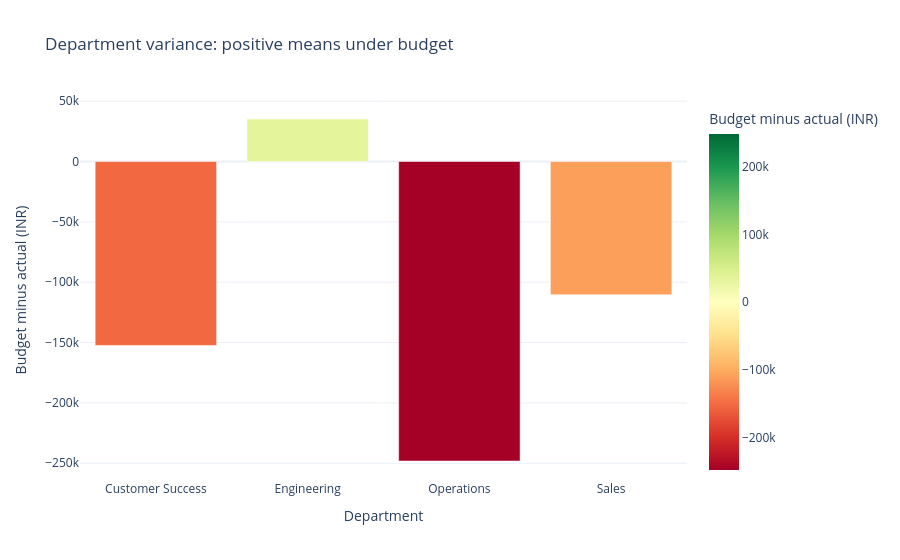

Source (notebook cell):
### Markdown cell above
**Interpretation and reasoning**

Each point combines the selected departments and categories for one month. The two lines share the INR scale, so their vertical difference represents net monthly variance. A connecting line does not establish a forecast or explain why spending changed. A cumulative chart would need an explicit chronological `.cumsum()` and would answer a different question.

### Step 17 - Plot department variance around its meaningful zero

**Question:** Which department requires the largest explanation of its net INR gap?

### Code cell
# A bar uses each department's summed variance; a zero midpoint separates over/under budget.
fig = px.bar(
    departments, x='department', y='variance', color='variance',
    color_continuous_scale='RdYlGn', color_continuous_midpoint=0,
    title='Department variance: positive means under budget',
    labels={'department': 'Department', 'variance': 'Budget minus actual (INR)'},
    hover_data=['budget', 'actual', 'utilization_pct'],
)
fig.update_layout(template='plotly_white')
# Render this figure directly in the notebook output.
display(fig)

### Figure 1 — Plotly figure (JSON) as saved in the notebook; plotly's stock layout.template omitted (floating-point values rounded to 4 significant figures)
{"data": [{"customdata": [[5671000.0, 5823000.0, 102.7], [5151000.0, 5116000.0, 99.32], [5840000.0, 6088000.0, 104.2], [5349000.0, 5459000.0, 102.1]], "hovertemplate": "Department=%{x}<br>Budget minus actual (INR)=%{marker.color}<br>budget=%{customdata[0]}<br>actual=%{customdata[1]}<br>utilization_pct=%{customdata[2]}<extra></extra>", "legendgroup": "", "marker": {"color": [-152400.0, 35230.0, -248100.0, -110300.0], "coloraxis": "coloraxis", "pattern": {"shape": ""}}, "name": "", "orientation": "v", "showlegend": false, "textposition": "auto", "type": "bar", "x": ["Customer Success", "Engineering", "Operations", "Sales"], "xaxis": "x", "y": [-152400.0, 35230.0, -248100.0, -110300.0], "yaxis": "y"}], "layout": {"barmode": "relative", "coloraxis": {"cmid": 0, "colorbar": {"title": {"text": "Budget minus actual (INR)"}}, "colorscale": [[0.0, "rgb(165,0,38)"], [0.1, "rgb(215,48,39)"], [0.2, "rgb(244,109,67)"], [0.3, "rgb(253,174,97)"], [0.4, "rgb(254,224,139)"], [0.5, "rgb(255,255,191)"], [0.6, "rgb(217,239,139)"], [0.7, "rgb(166,217,106)"], [0.8, "rgb(102,189,99)"], [0.9, "rgb(26,152,80)"], [1.0, "rgb(0,104,55)"]]}, "legend": {"tracegroupgap": 0}, "title": {"text": "Department variance: positive means under budget"}, "xaxis": {"anchor": "y", "domain": [0.0, 1.0], "title": {"text": "Department"}}, "yaxis": {"anchor": "x", "domain": [0.0, 1.0], "title": {"text": "Budget minus actual (INR)"}}}}
